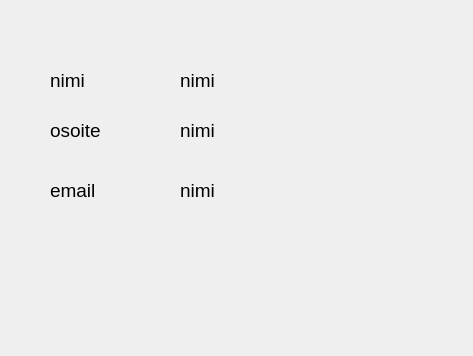
<?xml version="1.0" encoding="UTF-8"?>
<ui version="4.0">
 <class>StudentData</class>
 <widget class="QDialog" name="StudentData">
  <property name="geometry">
   <rect>
    <x>0</x>
    <y>0</y>
    <width>473</width>
    <height>356</height>
   </rect>
  </property>
  <property name="windowTitle">
   <string>Dialog</string>
  </property>
  <widget class="QLabel" name="label">
   <property name="geometry">
    <rect>
     <x>50</x>
     <y>60</y>
     <width>91</width>
     <height>41</height>
    </rect>
   </property>
   <property name="font">
    <font>
     <pointsize>14</pointsize>
    </font>
   </property>
   <property name="text">
    <string>nimi</string>
   </property>
  </widget>
  <widget class="QLabel" name="labelStudentName">
   <property name="geometry">
    <rect>
     <x>180</x>
     <y>60</y>
     <width>241</width>
     <height>41</height>
    </rect>
   </property>
   <property name="font">
    <font>
     <pointsize>14</pointsize>
    </font>
   </property>
   <property name="text">
    <string>nimi</string>
   </property>
  </widget>
  <widget class="QLabel" name="labelStreetAddress">
   <property name="geometry">
    <rect>
     <x>180</x>
     <y>110</y>
     <width>241</width>
     <height>41</height>
    </rect>
   </property>
   <property name="font">
    <font>
     <pointsize>14</pointsize>
    </font>
   </property>
   <property name="text">
    <string>nimi</string>
   </property>
  </widget>
  <widget class="QLabel" name="label_2">
   <property name="geometry">
    <rect>
     <x>50</x>
     <y>110</y>
     <width>91</width>
     <height>41</height>
    </rect>
   </property>
   <property name="font">
    <font>
     <pointsize>14</pointsize>
    </font>
   </property>
   <property name="text">
    <string>osoite</string>
   </property>
  </widget>
  <widget class="QLabel" name="labelEmail">
   <property name="geometry">
    <rect>
     <x>180</x>
     <y>170</y>
     <width>241</width>
     <height>41</height>
    </rect>
   </property>
   <property name="font">
    <font>
     <pointsize>14</pointsize>
    </font>
   </property>
   <property name="text">
    <string>nimi</string>
   </property>
  </widget>
  <widget class="QLabel" name="label_3">
   <property name="geometry">
    <rect>
     <x>50</x>
     <y>170</y>
     <width>91</width>
     <height>41</height>
    </rect>
   </property>
   <property name="font">
    <font>
     <pointsize>14</pointsize>
    </font>
   </property>
   <property name="text">
    <string>email</string>
   </property>
  </widget>
 </widget>
 <resources/>
 <connections/>
</ui>
